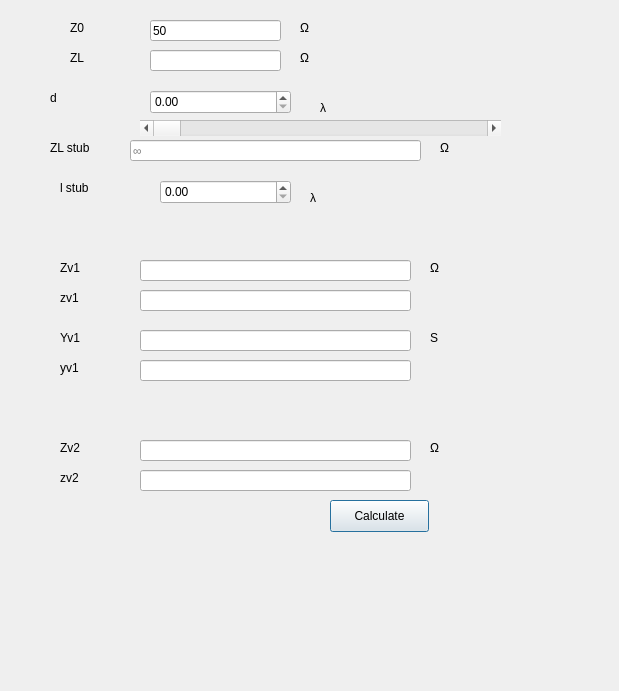
<?xml version="1.0" encoding="UTF-8"?>
<ui version="4.0">
 <author>Francesco Urbani</author>
 <class>MainWindow</class>
 <widget class="QMainWindow" name="MainWindow">
  <property name="geometry">
   <rect>
    <x>0</x>
    <y>0</y>
    <width>619</width>
    <height>691</height>
   </rect>
  </property>
  <property name="windowTitle">
   <string notr="true">Parallel Stub Matching</string>
  </property>
  <widget class="QWidget" name="centralwidget">
   <widget class="QDoubleSpinBox" name="distance_doubleSpinBox">
    <property name="geometry">
     <rect>
      <x>150</x>
      <y>90</y>
      <width>141</width>
      <height>24</height>
     </rect>
    </property>
   </widget>
   <widget class="QLineEdit" name="ZL_lineedit">
    <property name="geometry">
     <rect>
      <x>150</x>
      <y>50</y>
      <width>131</width>
      <height>21</height>
     </rect>
    </property>
    <property name="readOnly">
     <bool>false</bool>
    </property>
   </widget>
   <widget class="QLabel" name="label">
    <property name="geometry">
     <rect>
      <x>70</x>
      <y>50</y>
      <width>60</width>
      <height>16</height>
     </rect>
    </property>
    <property name="text">
     <string>ZL</string>
    </property>
   </widget>
   <widget class="QLabel" name="label_2">
    <property name="geometry">
     <rect>
      <x>50</x>
      <y>90</y>
      <width>60</width>
      <height>16</height>
     </rect>
    </property>
    <property name="text">
     <string>d</string>
    </property>
   </widget>
   <widget class="QLabel" name="label_3">
    <property name="geometry">
     <rect>
      <x>50</x>
      <y>140</y>
      <width>60</width>
      <height>16</height>
     </rect>
    </property>
    <property name="text">
     <string>ZL stub</string>
    </property>
   </widget>
   <widget class="QLineEdit" name="ZL_stub_lineedit">
    <property name="geometry">
     <rect>
      <x>130</x>
      <y>140</y>
      <width>291</width>
      <height>21</height>
     </rect>
    </property>
    <property name="readOnly">
     <bool>false</bool>
    </property>
    <property name="placeholderText">
     <string>∞</string>
    </property>
   </widget>
   <widget class="QDoubleSpinBox" name="length_doubleSpinBox">
    <property name="geometry">
     <rect>
      <x>160</x>
      <y>180</y>
      <width>131</width>
      <height>24</height>
     </rect>
    </property>
   </widget>
   <widget class="QLabel" name="label_4">
    <property name="geometry">
     <rect>
      <x>60</x>
      <y>180</y>
      <width>60</width>
      <height>16</height>
     </rect>
    </property>
    <property name="text">
     <string>l stub</string>
    </property>
   </widget>
   <widget class="QLabel" name="label_5">
    <property name="geometry">
     <rect>
      <x>320</x>
      <y>100</y>
      <width>60</width>
      <height>16</height>
     </rect>
    </property>
    <property name="text">
     <string>λ</string>
    </property>
   </widget>
   <widget class="QLabel" name="label_6">
    <property name="geometry">
     <rect>
      <x>310</x>
      <y>190</y>
      <width>60</width>
      <height>16</height>
     </rect>
    </property>
    <property name="text">
     <string>λ</string>
    </property>
   </widget>
   <widget class="QLabel" name="label_7">
    <property name="geometry">
     <rect>
      <x>70</x>
      <y>20</y>
      <width>60</width>
      <height>16</height>
     </rect>
    </property>
    <property name="text">
     <string>Z0</string>
    </property>
   </widget>
   <widget class="QLineEdit" name="Z0_lineedit">
    <property name="geometry">
     <rect>
      <x>150</x>
      <y>20</y>
      <width>131</width>
      <height>21</height>
     </rect>
    </property>
    <property name="text">
     <string>50</string>
    </property>
    <property name="readOnly">
     <bool>false</bool>
    </property>
   </widget>
   <widget class="QPushButton" name="Calculate_button">
    <property name="geometry">
     <rect>
      <x>330</x>
      <y>500</y>
      <width>99</width>
      <height>32</height>
     </rect>
    </property>
    <property name="text">
     <string>Calculate</string>
    </property>
    <property name="autoDefault">
     <bool>true</bool>
    </property>
    <property name="default">
     <bool>true</bool>
    </property>
   </widget>
   <widget class="QLabel" name="label_8">
    <property name="geometry">
     <rect>
      <x>300</x>
      <y>20</y>
      <width>60</width>
      <height>16</height>
     </rect>
    </property>
    <property name="text">
     <string>Ω</string>
    </property>
   </widget>
   <widget class="QLabel" name="label_9">
    <property name="geometry">
     <rect>
      <x>300</x>
      <y>50</y>
      <width>60</width>
      <height>16</height>
     </rect>
    </property>
    <property name="text">
     <string>Ω</string>
    </property>
   </widget>
   <widget class="QLabel" name="label_10">
    <property name="geometry">
     <rect>
      <x>440</x>
      <y>140</y>
      <width>60</width>
      <height>16</height>
     </rect>
    </property>
    <property name="text">
     <string>Ω</string>
    </property>
   </widget>
   <widget class="QLabel" name="label_11">
    <property name="geometry">
     <rect>
      <x>60</x>
      <y>260</y>
      <width>60</width>
      <height>16</height>
     </rect>
    </property>
    <property name="text">
     <string>Zv1</string>
    </property>
   </widget>
   <widget class="QLabel" name="label_12">
    <property name="geometry">
     <rect>
      <x>430</x>
      <y>260</y>
      <width>60</width>
      <height>16</height>
     </rect>
    </property>
    <property name="text">
     <string>Ω</string>
    </property>
   </widget>
   <widget class="QLineEdit" name="Zv1_lineedit">
    <property name="geometry">
     <rect>
      <x>140</x>
      <y>260</y>
      <width>271</width>
      <height>21</height>
     </rect>
    </property>
    <property name="readOnly">
     <bool>true</bool>
    </property>
   </widget>
   <widget class="QLabel" name="label_14">
    <property name="geometry">
     <rect>
      <x>60</x>
      <y>290</y>
      <width>60</width>
      <height>16</height>
     </rect>
    </property>
    <property name="text">
     <string>zv1</string>
    </property>
   </widget>
   <widget class="QLineEdit" name="zv1_lineedit">
    <property name="geometry">
     <rect>
      <x>140</x>
      <y>290</y>
      <width>271</width>
      <height>21</height>
     </rect>
    </property>
    <property name="readOnly">
     <bool>true</bool>
    </property>
   </widget>
   <widget class="QLineEdit" name="zv2_lineedit">
    <property name="geometry">
     <rect>
      <x>140</x>
      <y>470</y>
      <width>271</width>
      <height>21</height>
     </rect>
    </property>
    <property name="readOnly">
     <bool>true</bool>
    </property>
   </widget>
   <widget class="QLabel" name="label_13">
    <property name="geometry">
     <rect>
      <x>430</x>
      <y>440</y>
      <width>60</width>
      <height>16</height>
     </rect>
    </property>
    <property name="text">
     <string>Ω</string>
    </property>
   </widget>
   <widget class="QLabel" name="label_15">
    <property name="geometry">
     <rect>
      <x>60</x>
      <y>440</y>
      <width>60</width>
      <height>16</height>
     </rect>
    </property>
    <property name="text">
     <string>Zv2</string>
    </property>
   </widget>
   <widget class="QLineEdit" name="Zv2_lineedit">
    <property name="geometry">
     <rect>
      <x>140</x>
      <y>440</y>
      <width>271</width>
      <height>21</height>
     </rect>
    </property>
    <property name="readOnly">
     <bool>true</bool>
    </property>
   </widget>
   <widget class="QLabel" name="label_16">
    <property name="geometry">
     <rect>
      <x>60</x>
      <y>470</y>
      <width>60</width>
      <height>16</height>
     </rect>
    </property>
    <property name="text">
     <string>zv2</string>
    </property>
   </widget>
   <widget class="QLineEdit" name="yv1_lineedit">
    <property name="geometry">
     <rect>
      <x>140</x>
      <y>360</y>
      <width>271</width>
      <height>21</height>
     </rect>
    </property>
    <property name="text">
     <string/>
    </property>
    <property name="readOnly">
     <bool>true</bool>
    </property>
   </widget>
   <widget class="QLineEdit" name="Yv1_lineedit">
    <property name="geometry">
     <rect>
      <x>140</x>
      <y>330</y>
      <width>271</width>
      <height>21</height>
     </rect>
    </property>
    <property name="text">
     <string/>
    </property>
    <property name="readOnly">
     <bool>true</bool>
    </property>
   </widget>
   <widget class="QLabel" name="label_17">
    <property name="geometry">
     <rect>
      <x>60</x>
      <y>360</y>
      <width>60</width>
      <height>16</height>
     </rect>
    </property>
    <property name="text">
     <string>yv1</string>
    </property>
   </widget>
   <widget class="QLabel" name="label_18">
    <property name="geometry">
     <rect>
      <x>430</x>
      <y>330</y>
      <width>60</width>
      <height>16</height>
     </rect>
    </property>
    <property name="text">
     <string>S</string>
    </property>
   </widget>
   <widget class="QLabel" name="label_19">
    <property name="geometry">
     <rect>
      <x>60</x>
      <y>330</y>
      <width>60</width>
      <height>16</height>
     </rect>
    </property>
    <property name="text">
     <string>Yv1</string>
    </property>
   </widget>
   <widget class="QScrollBar" name="distance_horizontalScrollBar">
    <property name="geometry">
     <rect>
      <x>140</x>
      <y>120</y>
      <width>361</width>
      <height>16</height>
     </rect>
    </property>
    <property name="maximum">
     <number>500</number>
    </property>
    <property name="pageStep">
     <number>0</number>
    </property>
    <property name="value">
     <number>0</number>
    </property>
    <property name="orientation">
     <enum>Qt::Horizontal</enum>
    </property>
   </widget>
  </widget>
  <widget class="QMenuBar" name="menuBar">
   <property name="geometry">
    <rect>
     <x>0</x>
     <y>0</y>
     <width>619</width>
     <height>22</height>
    </rect>
   </property>
  </widget>
  <action name="actionAbout">
   <property name="text">
    <string>About</string>
   </property>
  </action>
  <action name="actiondsd">
   <property name="text">
    <string>dsd</string>
   </property>
  </action>
  <action name="actionImpedance_d">
   <property name="text">
    <string>Impedance @ -d</string>
   </property>
   <property name="shortcut">
    <string>Ctrl+I</string>
   </property>
  </action>
  <action name="actionAbout_2">
   <property name="text">
    <string>About</string>
   </property>
  </action>
  <action name="actionGamma2impedance">
   <property name="text">
    <string>Γ2z</string>
   </property>
   <property name="shortcut">
    <string>Ctrl+G</string>
   </property>
  </action>
  <action name="action_lambda4">
   <property name="text">
    <string>&amp;λ/4</string>
   </property>
   <property name="shortcut">
    <string>Ctrl+L</string>
   </property>
  </action>
 </widget>
 <tabstops>
  <tabstop>Z0_lineedit</tabstop>
  <tabstop>ZL_lineedit</tabstop>
  <tabstop>distance_doubleSpinBox</tabstop>
  <tabstop>ZL_stub_lineedit</tabstop>
  <tabstop>length_doubleSpinBox</tabstop>
  <tabstop>Zv1_lineedit</tabstop>
  <tabstop>zv1_lineedit</tabstop>
  <tabstop>Zv2_lineedit</tabstop>
  <tabstop>zv2_lineedit</tabstop>
  <tabstop>Calculate_button</tabstop>
 </tabstops>
 <resources/>
 <connections/>
</ui>
